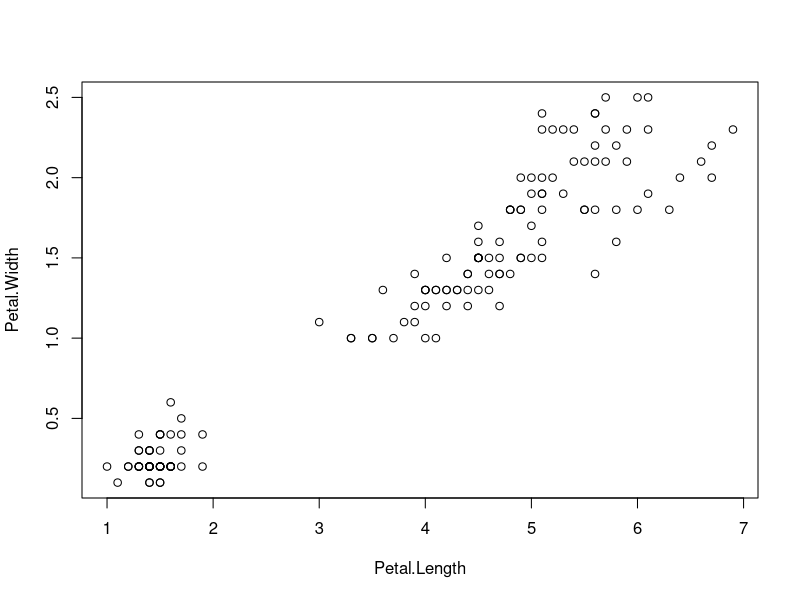
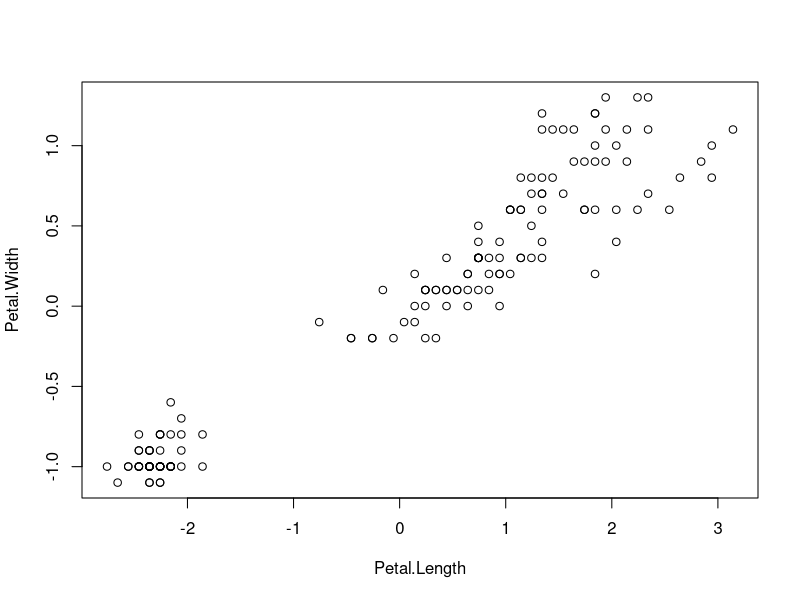
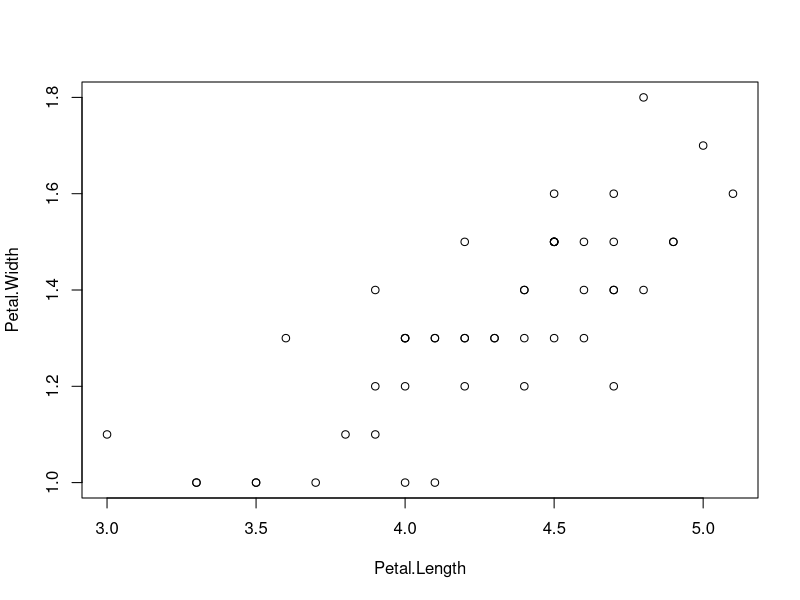
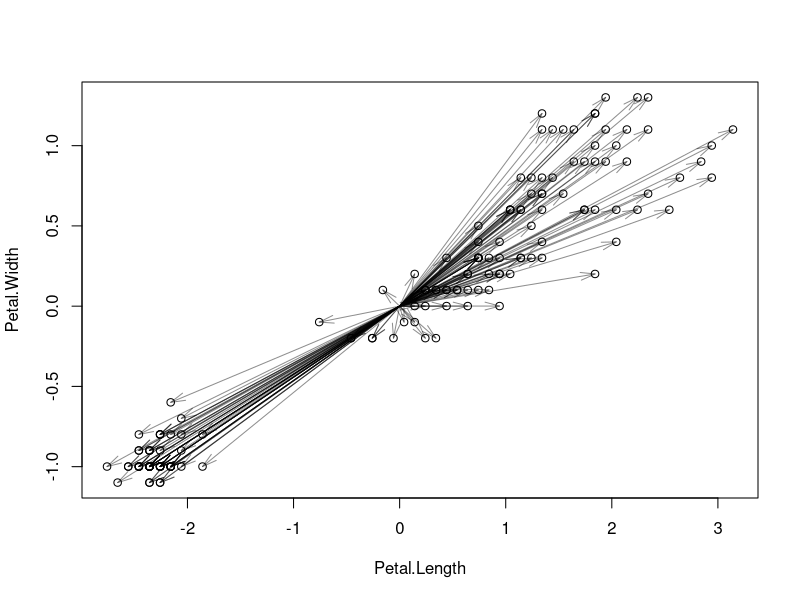

The R source for these figures, in order: (Note: this script raises an error after producing the figures.)
X <- iris[-5]
S <- cov(X)
P <- cor(X)
Z <- scale (X)
cov(Z)
X
S
P
Z
n <-  nrow(X)
xc <- scale(X, center= T, scale= F)
xc
plot(Petal.Width ~ Petal.Length, data= X)
plot(Petal.Width ~ Petal.Length, data= xc)
a <- t(xc) %*% xc / (n - 1)
a
d.meio <-  diag(sqrt(diag(S)))
d.meio

d.meio.inv = diag(1/diag(d.meio))
d.meio.inv
diag(1/sqrt(diag(S)))

# versicolor
Y <- iris[iris$Species == "versicolor", -5]
Y

n2 <- nrow(Y)
yc <- scale(X, center= T, scale= F)
yc

plot(Petal.Width ~ Petal.Length, data= Y)
plot(Petal.Width ~ Petal.Length, data= yc)
arrows (x0= 0, y0=0, x1=yc[,3], y1 = yc[,4], angle= 15, length = 0.15, col= "#00000070")


#########################################################
############  AULA 09/04/2026 #######################

X <- iris[c(3,4)]

S <- cov(x)
Xc <- scale(X, scale=F)
Xs <- scale(x)

# matriz diagonal dos desvios padrao

V <- diag(sqrt(diag(S)))
V.inv <- diag(1/sqrt(diag(V)))
plot(Xs)

#identify(x= Xs[,1], y= Xs[,2])

pontos<- c(44,62,123,135)
limites <- c(-3,3)

plot(Xs[pontos,], col= as.numeric(iris$Species), xlim= limites, ylim= limites, asp = (1))
abline(h=0, v=0, lty=2)
abline(a=0, b=1, lty=1, col= "red")
abline(a=0, b=-1, lty=1, col= "red")
arrows(x0= 0, y0= 0, x1= Xs[pontos, 1], y1= Xs[pontos, 2], angle=15)
text(Xs[pontos], labels= pontos)

W <- matrix(c(1,1,-1,1), ncol=2, byrom=F)*(sqrt(2)/2)
Xc[44,]%*%W
sqrt(sum(Xc[44, ]**2))

#projeção em e1
-0.3084222*c(0.7071068, -0.7071068)
